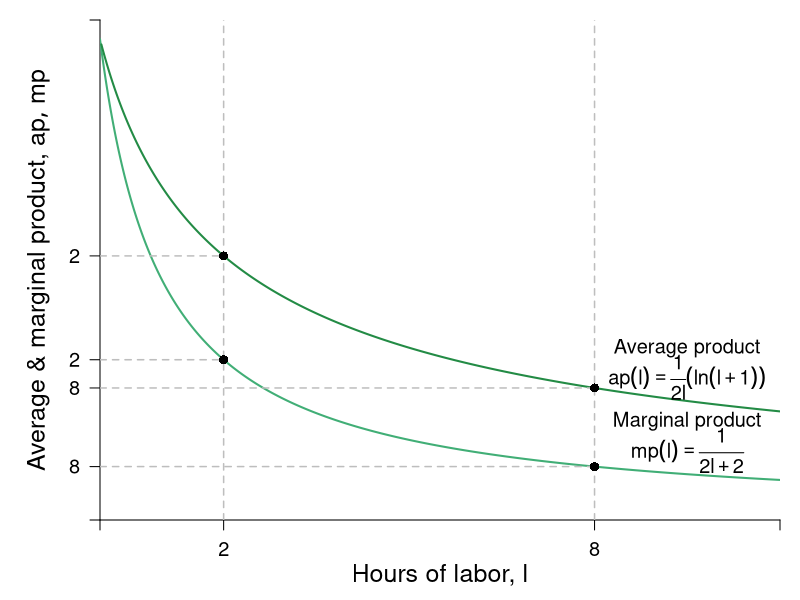

Here is the R script that generated this plot:
require(shape)
pdf(file = "specprodexch/production_drs_apmp.pdf", width = 9, height = 7)

#Set parameters for graphics
axislabelsize <- 1.5
graphlabelsize <- 1.2
graphlinewidth <- 2
segmentlinewidth <- 1.5

COL <- c("#7fc97f", "#beaed4", "#fdc086", "#ffff99", "#386cb0", "#f0027f", "#bf5b17", "#666666")
COLA <- c("#99d8c9","#66c2a4","#41ae76", "#238b45", "#005824")
COLB <- c("#4eb3d3", "#2b8cbe", "#0868ac","#084081")

#Edited the margins to cater for the larger LHS labels
par(mar =  c(4, 5, 1, 1))


prodFn <- function(l, k = 0.5) {
  k*log(l + 1)
}

MprodFn <- function(l, k = 0.5) {
  k*(1/(l + 1))
}

AprodFn <- function(l, k = 0.5) {
  (k*log(l + 1))/l
}

Mpline <- function(l, constant = 0.3181472, slope = 0.125){
  constant + slope*l
}
xlims <- c(0, 11)
ylims <- c(0, 0.52)

npts <- 501 
x <- seq(xlims[1], xlims[2], length.out = npts)
y <- seq(ylims[1], ylims[2], length.out = npts) 
a <- c(13, 15, 17)

plot(0, 0, xlim = xlims, ylim = ylims, type = "n",
     xlab = expression(paste("")),
     ylab = expression(paste("")), 
     xaxt = "n", 
     yaxt = "n", 
     #cex.lab = 1.5, 
     #cex.axis = 0.8, 
     bty = "n",
     xaxs="i", 
     yaxs="i")

# ticksy <- seq(from = 0, to = ylims[2], by = 0.25)
# ylabels <- seq(from = 0, to = ylims[2], by = 0.25)
# ticksx <- seq(from = 0, to = xlims[2], by = 1)
# xlabels <- seq(from = 0, to = xlims[2], by = 1)
ticksy <- c(0, AprodFn(l = 2, k = 0.5), MprodFn(l = 2, k = 0.5), AprodFn(l = 8, k = 0.5), MprodFn(l = 8, k = 0.5), ylims[2])
ylabels <- c(NA, expression(paste(2)), expression(paste(2)), expression(paste(8)), expression(paste(8)), NA)
ticksx <- c(0, 2, 8, xlims[2])
xlabels <- c(NA, 2, 8, NA)

axis(1, at = ticksx, pos = 0, labels = xlabels, cex.axis = graphlabelsize)
axis(2, at = ticksy, pos = 0, labels = ylabels, las = 1, cex.axis = graphlabelsize)

npts <- 500 
xx1 <- seq(xlims[1], xlims[2], length.out = npts)

xx3 <- seq(1, 3, length.out = npts)
xx4 <- seq(5, 7, length.out = npts)

#lines(xx1, prodFn(xx1, k = 0.5), col = COLB[4], lwd = graphlinewidth)
lines(xx1, MprodFn(xx1, k = 0.5), col = COLA[3], lwd = graphlinewidth)
lines(xx1, AprodFn(xx1, k = 0.5), col = COLA[4], lwd = graphlinewidth)
#lines(xx3, Mpline(xx3, constant = prodFn(l = 2, k = 0.02, alpha = 2) - 2*MprodFn(l = 2, k = 0.02, alpha = 2), slope = MprodFn(l = 2, k = 0.02, alpha = 2)), col = "gray", lty = 2, lwd = graphlinewidth)
#lines(xx4, Mpline(xx4, constant = prodFn(l = 8, k = 0.02, alpha = 2) - 6*MprodFn(l = 8, k = 0.02, alpha = 2), slope = MprodFn(l = 8, k = 0.02)), col = "gray", lty = 2, lwd = graphlinewidth)

#Axis Labels
mtext(expression(paste("Hours of labor, ", l)), side = 1, line = 2.5, cex = axislabelsize)
text(-1, 0.5*ylims[2], expression(paste("Average & marginal product, ", list(ap,mp) )), xpd = TRUE, cex = axislabelsize, srt = 90) 

#Margin
#segments(0, MprodFn(l = 8, k = 0.02, alpha = 2), 6, MprodFn(l = 8, k = 0.02, alpha = 2), lty = 2, col = "gray" , lwd = segmentlinewidth)
#segments(6, 0, 6, MprodFn(l = 8, k = 0.02, alpha = 2), lty = 2, col = "gray" , lwd = segmentlinewidth)
segments(8, 0, 8, ylims[2], lty = 2, col = "gray" , lwd = segmentlinewidth)
segments(0, MprodFn(l = 8, k = 0.5), 8, MprodFn(l = 8, k = 0.5), lty = 2, col = "gray" , lwd = segmentlinewidth)
segments(0, AprodFn(l = 8, k = 0.5), 8, AprodFn(l = 8, k = 0.5), lty = 2, col = "gray" , lwd = segmentlinewidth)
points(8, MprodFn(l = 8, k = 0.5), pch = 16, col = "black", cex = 1.2)
points(8, AprodFn(l = 8, k = 0.5), pch = 16, col = "black", cex = 1.2)
segments(2, 0, 2, ylims[2], lty = 2, col = "gray" , lwd = segmentlinewidth)
segments(0, MprodFn(l = 2, k = 0.5), 2, MprodFn(l = 2, k = 0.5), lty = 2, col = "gray" , lwd = segmentlinewidth)
segments(0, AprodFn(l = 2, k = 0.5), 2, AprodFn(l = 2, k = 0.5), lty = 2, col = "gray" , lwd = segmentlinewidth)
points(2, MprodFn(l = 2, k = 0.5), pch = 16, col = "black", cex = 1.2)
points(2, AprodFn(l = 2, k = 0.5), pch = 16, col = "black", cex = 1.2)

#Average
#segments(0, AprodFn(l = 2, k = 0.02, alpha = 2), 2, AprodFn(l = 2, k = 0.02, alpha = 2), lty = 2, col = "gray" , lwd = segmentlinewidth)
#segments(2, 0, 2, AprodFn(l = 2, k = 0.02, alpha = 2), lty = 2, col = "gray" , lwd = segmentlinewidth)
#segments(0, 0, 2, AprodFn(l = 2, k = 0.02, alpha = 2), lty = 2, col = COLB[4] , lwd = segmentlinewidth)
#points(2, AprodFn(l = 2, k = 0.02, alpha = 2), pch = 16, col = "black", cex = 1.5)


#Label the iso-welfare functions for the HG, Aisha
text(8.2, 1.1, expression(paste("Total Product")))
text(8.2, 1, expression(x == frac(1,50)*(l)^2))


#Marginal Product
#text(6, 0.1, expression(paste("Slope of tangent line")))
text(9.5, MprodFn(l = 9.5, k = 0.5) + 0.055, expression(paste("Marginal product")), cex = graphlabelsize)
text(9.5, MprodFn(l = 9.5, k = 0.5) + 0.025, expression(paste(mp(l) == frac(1,'2l'+2))), cex = graphlabelsize)
#Arrows(4.7, 0.075, 2.3, 0.075, col = "black", lty = 1, lwd = 2, arr.type = "triangle", arr.lwd = 0.5)
#Arrows(6, 0.13, 6, 0.67, col = "black", lty = 1, lwd = 2, arr.type = "triangle", arr.lwd = 0.5)

#Average Product
text(9.5, AprodFn(l = 9.5, k = 0.5) + 0.055, expression(paste("Average product")), cex = graphlabelsize)
text(9.5, AprodFn(l = 9.5, k = 0.5) + 0.025, expression(paste(ap(l) == frac(1,'2l')*(ln('l'+1)) )), cex = graphlabelsize)
#Arrows(1.5, prodFn(l = 8, k = 0.02, alpha = 2) - 0.175, 1.5, prodFn(l = 2, k = 0.02, alpha = 2) + 0.01 , col = "black", lty = 1, lwd = 2, arr.type = "triangle", arr.lwd = 0.5)
#Arrows(2.8, prodFn(l = 8, k = 0.02, alpha = 2) - 0.125, 4.75, prodFn(l = 8, k = 0.02, alpha = 2) - 0.125, col = "black", lty = 1, lwd = 2, arr.type = "triangle", arr.lwd = 0.5)


dev.off()
